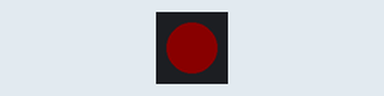
The sketch below on a simulated Arduino Uno, built with avr-gcc and run on an emulated ATmega328P. Shown: 1 RGB LEDs in strip order, left to right. Dim RGB values are drawn brighter than linear.

Above: at 0.5 s.
At 1.5 s:
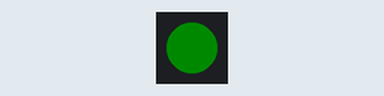
At 2.5 s:
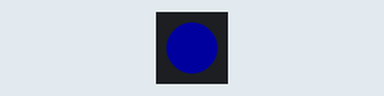
At 3.15 s:
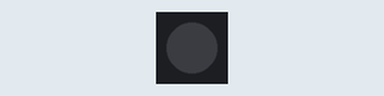
Timing chart, 0 to 12.1 s (numbered marks = the images above):
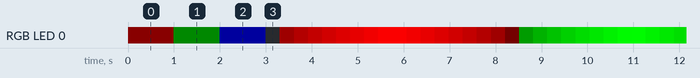

The sketch:

single_pixel_fader_lab.ino
```cpp
#include <Adafruit_NeoPixel.h>

#define PIN 2 // connect the Data In pin

// Parameter 1 = number of pixels in strip - I used 12
// Parameter 2 = pin number (most are valid)
// Parameter 3 = pixel type flags, add together as needed:
//   NEO_GRB     Pixels are wired for GRB bitstream
//   NEO_KHZ800  800 KHz bitstream (e.g. High Density LED strip)
Adafruit_NeoPixel strip = Adafruit_NeoPixel(1, PIN, NEO_GRB + NEO_KHZ800);

int i=0; // Our fade counter.  Must be between 0 and 255
int minBright = 10; // minimal bright for initial test
int delayVal = 10; // how quickly to ramp up and down each of the 255 brightness levels (milliseconds)

void setup() {
  strip.begin();
  strip.show(); // Initialize all pixels to 'off'
}

void loop() {

  // show red for 1 second
  strip.setPixelColor(0, minBright, 0, 0);
  strip.show();
  delay(1000);

  // show green for 1 second
  strip.setPixelColor(0, 0, minBright, 0);
  strip.show();
  delay(1000);

  // show blue for 1 second
  // we have to triple the value to get a similar brightness
  strip.setPixelColor(0, 0, 0, minBright * 3);
  strip.show();
  delay(1000);

  // red fade in
  for (i=0; i<=255; i++) {
    strip.setPixelColor(0, i, 0, 0); // i is red
    strip.show();
    delay(delayVal);
  };

  // red fade out
  for (i=255; i>=0; i--) {
    strip.setPixelColor(0, i, 0, 0); // i is red
    strip.show();
    delay(delayVal);
  };

  // green fade in
  for (i=0; i<=255; i++) {
    strip.setPixelColor(0, 0, i, 0); // i is green
    strip.show();
    delay(delayVal);
  };

  // green fade out
  for (i=255; i>=0; i--) {
    strip.setPixelColor(0, 0, i, 0); // i is green
    strip.show();
    delay(delayVal);
  };

  // blue fade in
  for (i=0; i<=255; i++) {
    strip.setPixelColor(0, 0, 0, i); // i is blue
    strip.show();
    delay(delayVal);
  };

  // blue fade out
  for (i=255; i>=0; i--) {
    strip.setPixelColor(0, 0, 0, i); // i is blue
    strip.show();
    delay(delayVal);
  };

}
```

Measured:
- by itself, RGB LED 0: off → RGB(10, 0, 0) at 0.00 s, → RGB(0, 10, 0) 1.0 s later, → RGB(0, 0, 30) 1.0 s later, → off 1.0 s later, … (113 changes in this stretch)
- by itself, everything shown: repeats every 18.7 s, in 55 steps
